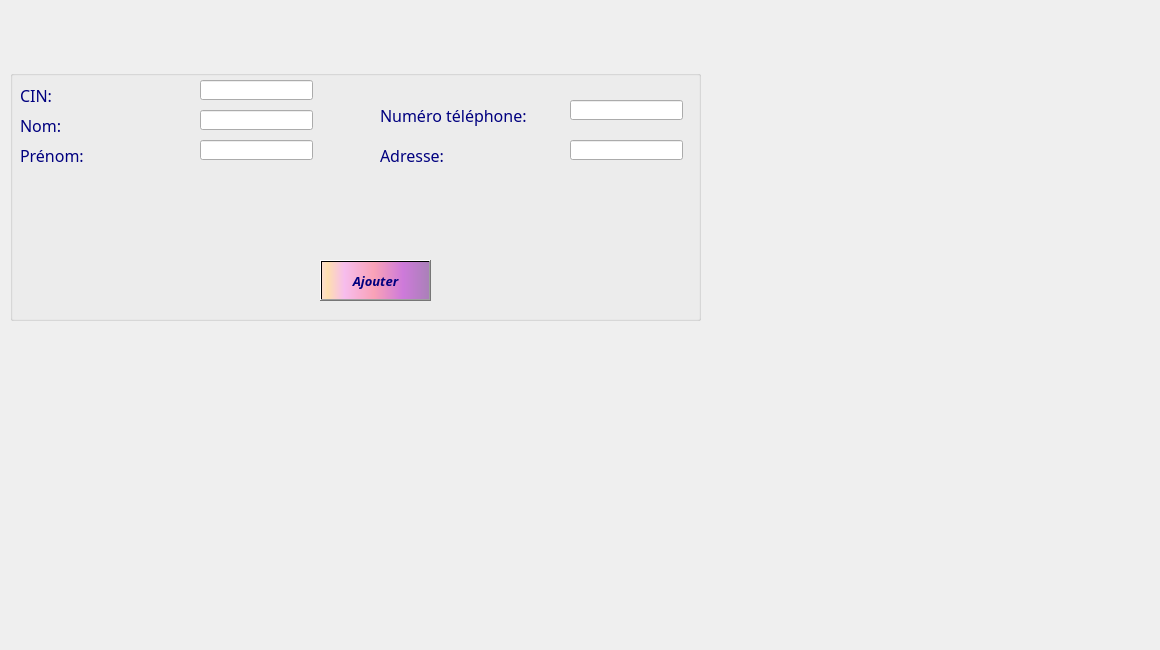
     <widget class="QWidget" name="tab_9">
      <attribute name="title">
       <string>Ajouter</string>
      </attribute>
      <widget class="QGroupBox" name="groupBox_ajoutCl_2">
       <property name="geometry">
        <rect>
         <x>10</x>
         <y>70</y>
         <width>691</width>
         <height>251</height>
        </rect>
       </property>
       <property name="font">
        <font>
         <family>Lucida Calligraphy</family>
         <pointsize>16</pointsize>
         <weight>50</weight>
         <bold>false</bold>
        </font>
       </property>
       <property name="cursor">
        <cursorShape>ArrowCursor</cursorShape>
       </property>
       <property name="acceptDrops">
        <bool>false</bool>
       </property>
       <property name="layoutDirection">
        <enum>Qt::LeftToRight</enum>
       </property>
       <property name="autoFillBackground">
        <bool>false</bool>
       </property>
       <property name="styleSheet">
        <string notr="true">color:rgb(0, 0, 127);
border-color: rgb(170, 0, 255);</string>
       </property>
       <property name="title">
        <string/>
       </property>
       <widget class="QLabel" name="prenom_ajout_2">
        <property name="geometry">
         <rect>
          <x>10</x>
          <y>70</y>
          <width>171</width>
          <height>31</height>
         </rect>
        </property>
        <property name="font">
         <font>
          <family>Lucida Calligraphy</family>
          <pointsize>12</pointsize>
         </font>
        </property>
        <property name="text">
         <string>Prénom:</string>
        </property>
        <property name="scaledContents">
         <bool>false</bool>
        </property>
        <property name="wordWrap">
         <bool>false</bool>
        </property>
        <property name="openExternalLinks">
         <bool>false</bool>
        </property>
       </widget>
       <widget class="QLineEdit" name="lineEdit_nom_ajout_2">
        <property name="geometry">
         <rect>
          <x>190</x>
          <y>40</y>
          <width>113</width>
          <height>20</height>
         </rect>
        </property>
       </widget>
       <widget class="QLabel" name="label_33">
        <property name="geometry">
         <rect>
          <x>168</x>
          <y>318</y>
          <width>2101</width>
          <height>2211</height>
         </rect>
        </property>
        <property name="text">
         <string/>
        </property>
        <property name="pixmap">
         <pixmap>macaron.jpg</pixmap>
        </property>
       </widget>
       <widget class="QLabel" name="Nom_ajout_3">
        <property name="geometry">
         <rect>
          <x>10</x>
          <y>40</y>
          <width>171</width>
          <height>31</height>
         </rect>
        </property>
        <property name="font">
         <font>
          <family>Lucida Calligraphy</family>
          <pointsize>12</pointsize>
         </font>
        </property>
        <property name="styleSheet">
         <string notr="true">color: rgb(0, 0, 127);
border-color: rgb(170, 0, 255);</string>
        </property>
        <property name="text">
         <string>Nom:</string>
        </property>
       </widget>
       <widget class="QLabel" name="tele_ajout_2">
        <property name="geometry">
         <rect>
          <x>370</x>
          <y>30</y>
          <width>171</width>
          <height>31</height>
         </rect>
        </property>
        <property name="font">
         <font>
          <family>Lucida Calligraphy</family>
          <pointsize>12</pointsize>
         </font>
        </property>
        <property name="text">
         <string>Numéro téléphone:</string>
        </property>
       </widget>
       <widget class="QLabel" name="Adresse_ajout_2">
        <property name="geometry">
         <rect>
          <x>370</x>
          <y>70</y>
          <width>171</width>
          <height>31</height>
         </rect>
        </property>
        <property name="font">
         <font>
          <family>Lucida Calligraphy</family>
          <pointsize>12</pointsize>
         </font>
        </property>
        <property name="text">
         <string>Adresse:</string>
        </property>
       </widget>
       <widget class="QLineEdit" name="lineEdit_prenom_ajout_2">
        <property name="geometry">
         <rect>
          <x>190</x>
          <y>70</y>
          <width>113</width>
          <height>20</height>
         </rect>
        </property>
       </widget>
       <widget class="QLineEdit" name="lineEdit_tel_ajout_2">
        <property name="geometry">
         <rect>
          <x>560</x>
          <y>30</y>
          <width>113</width>
          <height>20</height>
         </rect>
        </property>
       </widget>
       <widget class="QLineEdit" name="lineEdit_adresse_ajout_2">
        <property name="geometry">
         <rect>
          <x>560</x>
          <y>70</y>
          <width>113</width>
          <height>20</height>
         </rect>
        </property>
       </widget>
       <widget class="QPushButton" name="pushButton_ajouterCl_2">
        <property name="geometry">
         <rect>
          <x>310</x>
          <y>190</y>
          <width>111</width>
          <height>41</height>
         </rect>
        </property>
        <property name="font">
         <font>
          <family>Lucida Calligraphy</family>
          <pointsize>10</pointsize>
          <weight>75</weight>
          <italic>true</italic>
          <bold>true</bold>
          <underline>false</underline>
          <strikeout>false</strikeout>
         </font>
        </property>
        <property name="styleSheet">
         <string notr="true">background-color: qlineargradient(spread:pad, x1:1, y1:0, x2:1, y2:0, stop:0.919598 rgba(255, 0, 111, 255), stop:0.98 rgba(0, 0, 0, 255), stop:1 rgba(235, 148, 61, 255));
color: rgb(0, 0, 127);
background-color: qlineargradient(spread:pad, x1:0, y1:0, x2:1, y2:0, stop:0.0100503 rgba(252, 222, 204, 255), stop:0.0502513 rgba(254, 223, 175, 255), stop:0.211055 rgba(246, 189, 237, 255), stop:0.487437 rgba(249, 162, 183, 255), stop:0.753769 rgba(206, 122, 218, 255), stop:1 rgba(170, 128, 185, 255));</string>
        </property>
        <property name="text">
         <string>Ajouter</string>
        </property>
        <property name="checkable">
         <bool>false</bool>
        </property>
        <property name="autoRepeatDelay">
         <number>303</number>
        </property>
       </widget>
       <widget class="QLabel" name="Nom_ajout_4">
        <property name="geometry">
         <rect>
          <x>10</x>
          <y>10</y>
          <width>171</width>
          <height>31</height>
         </rect>
        </property>
        <property name="font">
         <font>
          <family>Lucida Calligraphy</family>
          <pointsize>12</pointsize>
         </font>
        </property>
        <property name="styleSheet">
         <string notr="true">color: rgb(0, 0, 127);
border-color: rgb(170, 0, 255);</string>
        </property>
        <property name="text">
         <string>CIN:</string>
        </property>
       </widget>
       <widget class="QLineEdit" name="lineEdit_cin_ajout_2">
        <property name="geometry">
         <rect>
          <x>190</x>
          <y>10</y>
          <width>113</width>
          <height>20</height>
         </rect>
        </property>
       </widget>
      </widget>
      <widget class="QLabel" name="label_3">
       <property name="geometry">
        <rect>
         <x>-30</x>
         <y>-210</y>
         <width>1151</width>
         <height>641</height>
        </rect>
       </property>
       <property name="text">
        <string/>
       </property>
       <property name="pixmap">
        <pixmap>../../../../images_projets/donut-4475897_1920.jpg</pixmap>
       </property>
      </widget>
      <zorder>label_3</zorder>
      <zorder>groupBox_ajoutCl_2</zorder>
     </widget>
